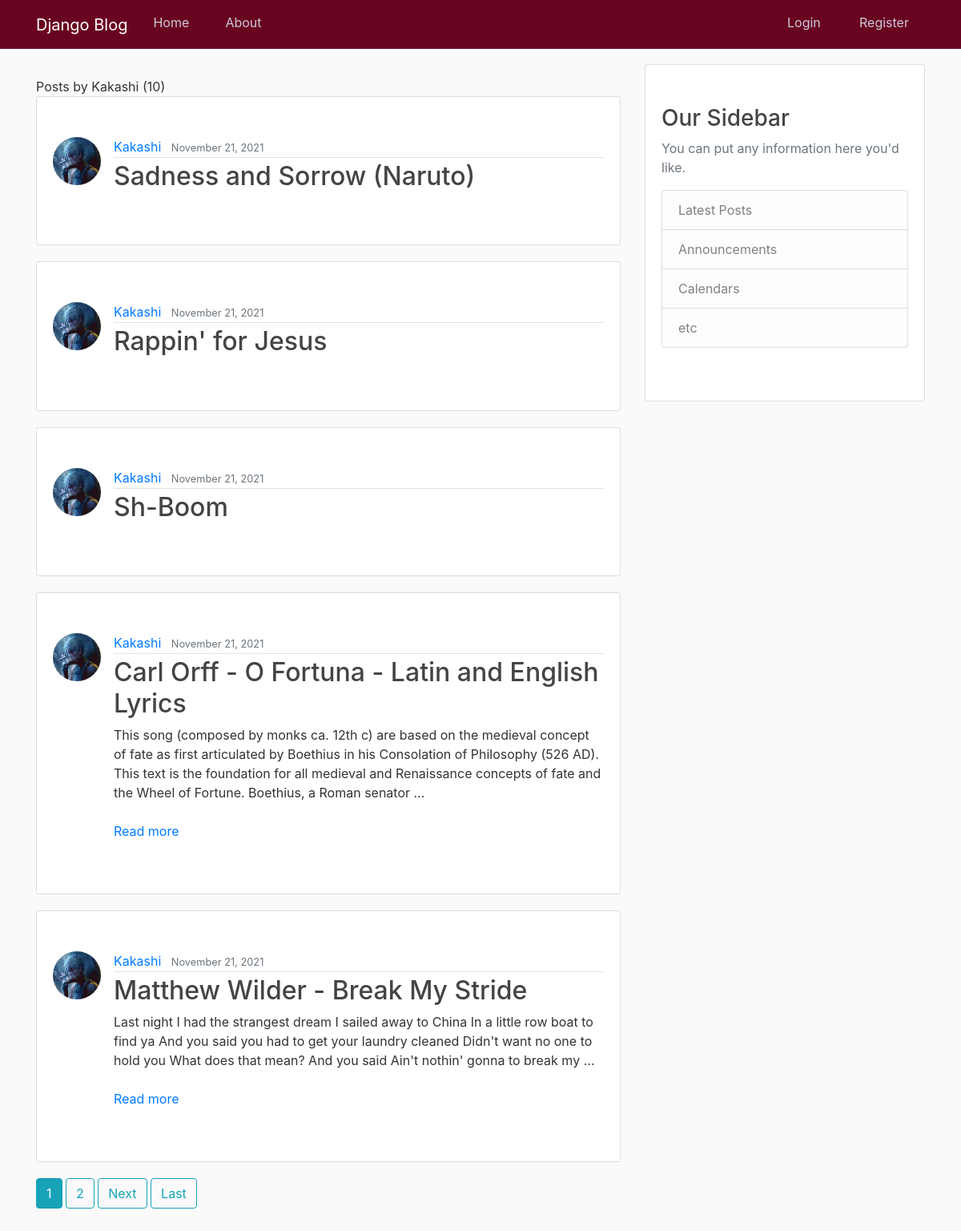
/user/Kakashi, run on the app's committed database.
### blog/models.py (models this page shows, shortened)
class Post(models.Model):
    title = models.CharField(max_length=100)
    content = models.TextField(null=True, blank=True)
    video = EmbedVideoField(null=True, blank=True)
    date_posted = models.DateTimeField(default=timezone.now)
    author = models.ForeignKey(User, on_delete=models.CASCADE)
    """
    Gives title of the Post (<Queryset [<Post: Blog 1>]>) for in CLI for the cmds like
    Post.objects.all() instead of vauge Post objects (<Queryset [<Post:Post Object(1)>]>)
    """

### users/models.py (models this page shows, shortened)
class Profile(models.Model):
    user = models.OneToOneField(User, on_delete = models.CASCADE)
    image = models.ImageField(default = 'default.jpg', upload_to = 'profile_pics')
    """
    Gives username for the PROFILE in CLI instead of vauge Profile objects.
    Username is fetched from cleaned_data dict in users/views.py
    """
    """
    Profile Pic Image resizing
    """

### blog/views.py (the view)
# urls.py: path("user/<str:username>", UserPostListView.as_view(), name="user-posts"),
class UserPostListView(ListView):
    model = Post
    template_name = 'blog/user_posts.html'  # <app>/<model>_<viewtype>.html
    context_object_name = 'posts'
    paginate_by = 5
    def get_queryset(self):
        user = get_object_or_404(User, username=self.kwargs.get('username'))
        return Post.objects.filter(author=user).order_by('-date_posted')

### blog/templates/blog/user_posts.html (shortened to what this page needs)
<head>
</head>
{% extends "blog/base.html" %}
{% block content %}
    <h1 class="mb-3"></h1>Posts by {{ view.kwargs.username }} ({{ page_obj.paginator.count }})</h1>
    {% for post in posts %}
        <article class="media content-section">
            <img class="rounded-circle article-img" src="{{ post.author.profile.image.url }}">
            <div class="media-body">
            <div class="article-metadata">
                <a class="mr-2" href="{% url 'user-posts' post.author.username %}">{{ post.author }}</a>
                <small class="text-muted">{{ post.date_posted|date:"F d, Y" }}</small>
            </div>
            <h2><a class="article-title" href="{% url 'post-detail' post.id %}">{{ post.title }}</a></h2>
            {% with text=post.content|urlize %}
                {% if text|wordcount > 51 %}
                <p class="article-content" id="half-{{ post.pk }}">{{text|truncatewords:50}}<a data-id="{{ post.pk }}" href="javascript:void();" class="show-hide-btn"><br><br>Read more</a></p>
                {% else %}
                <p>
                    {{ text }}
                </p>
                {% endif %}
            {% endwith %}
            </div>
        </article>
    {% endfor %}
    {% if is_paginated %}
    {% for num in page_obj.paginator.page_range %}
        {% if page_obj.number == num %}
            <a class="btn btn-info mb-4" href="?page={{ num }}">{{ num }}</a>
        {% elif num > page_obj.number|add:'-3' and num < page_obj.number|add:'3' %}
            <a class="btn btn-outline-info mb-4" href="?page={{ num }}">{{ num }}</a>
        {% endif %}
    {% endfor %}
    {% if page_obj.has_next %}
        <a class="btn btn-outline-info mb-4" href="?page={{ page_obj.next_page_number }}">Next</a>
        <a class="btn btn-outline-info mb-4" href="?page={{ page_obj.paginator.num_pages }}">Last</a>
    {% endif %}
    {% endif %}
{% endblock content %}

### blog/static/blog/main.css (style rules this page uses)
body { background: #fafafa; color: #333333; margin-top: 5rem; }
h1, h2, h3, h4, h5, h6 { color: #444444; }
.content-section { background: #ffffff; padding: 50px 20px; border: 1px solid #dddddd; border-radius: 3px; margin-bottom: 20px; }
.article-title { color: #444444; }
.article-content { white-space: pre-line; }
.article-img { height: 60px; width: 60px; margin-right: 16px; }
.article-metadata { padding-bottom: 1px; margin-bottom: 4px; border-bottom: 1px solid #e3e3e3 }

### data on the page
Post: author.profile.image (picture), author "Kakashi", date_posted "November 21, 2021", title "Sadness and Sorrow (Naruto)"
Post: author.profile.image (picture), author "Kakashi", date_posted "November 21, 2021", title "Rappin' for Jesus"
Post: author.profile.image (picture), author "Kakashi", date_posted "November 21, 2021", title "Sh-Boom"
Post: author.profile.image (picture), author "Kakashi", date_posted "November 21, 2021", title "Carl Orff - O Fortuna - Latin and English Lyrics", value "This song (composed by monks ca. 12th c) are based on the medieval concept of fate as first articulated by Boethius in his Consolation of Philosophy (526 AD). This text is the foundation for all medieval and Renaissance concepts of fate and the Wheel of Fortune. Boethius, a Roman senator …"
Post: author.profile.image (picture), author "Kakashi", date_posted "November 21, 2021", title "Matthew Wilder - Break My Stride", value "Last night I had the strangest dream I sailed away to China In a little row boat to find ya And you said you had to get your laundry cleaned Didn't want no one to hold you What does that mean? And you said Ain't nothin' gonna to break my …"

### other printed values
{{ view.kwargs.username }} "Kakashi"
{{ page_obj.paginator.count }} "10"
{{ num }} "1"
{{ num }} "2"
